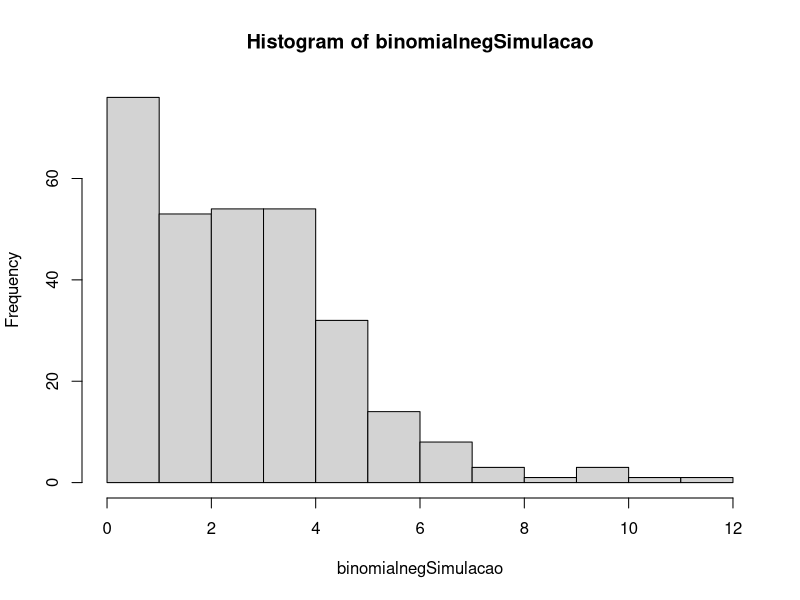
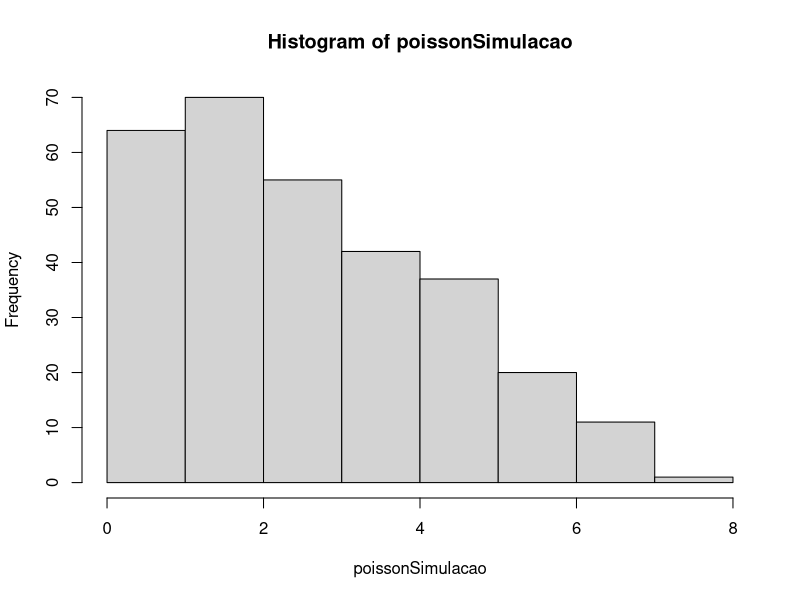

These figures' R source, in order: (Note: this script raises an error after producing the figures.)
#R como calculadora

binomialnegSimulacao <- rnbinom(300, mu = 3, size = 10)

poissonSimulacao <- rpois(300, 3)

hist(binomialnegSimulacao)
hist(poissonSimulacao)

binomialnegSimulacao + poissonSimulacao # soma as distribuições

poissonSimulacao + 100 # soma 100 a cada elemento

poissonSimulacao^2 # eleva ao quadrado

poissonSimulacao * binomialnegSimulacao # multiplica

round(distNormalSimulacao, 0) # arredonda o vetor para inteiros

ceiling(distNormalSimulacao) # arredonda para cima

floor(distNormalSimulacao) # arredonda para baixo

distNormalSimulacao %% poissonSimulacao # módulo dos vetores

# também podemos usar funções estatísticas no R

# média
mean(poissonSimulacao)
mean(binomialnegSimulacao)

# mediana
median(poissonSimulacao)
median(binomialnegSimulacao)

# desvio padrão
sd(poissonSimulacao)
sd(binomialnegSimulacao)

# variância
var(poissonSimulacao)
var(binomialnegSimulacao)

# uma aplicação prática?? vamos centralizar a nossa simulação poisson
poissonSimulacaoCentral <- poissonSimulacao - mean(poissonSimulacao)
hist(poissonSimulacao)
hist(poissonSimulacaoCentral)
